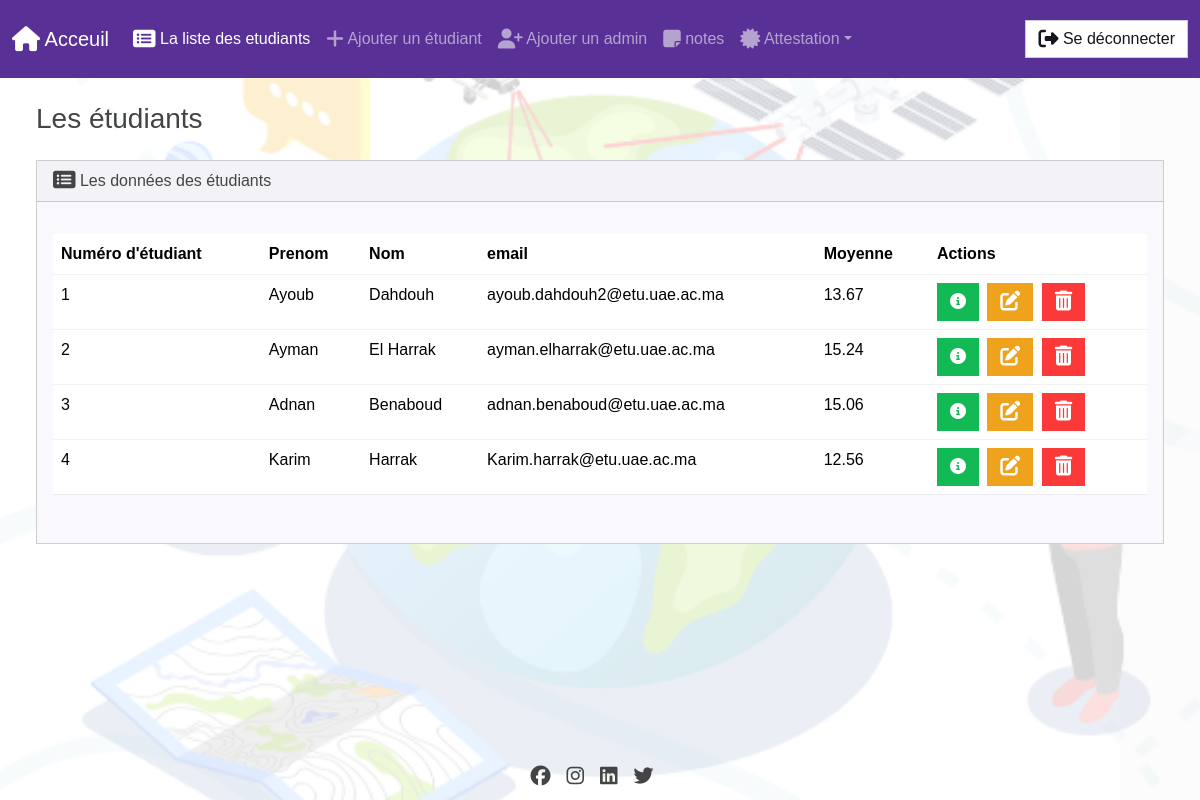
Page /Index/ on the earlier database version.
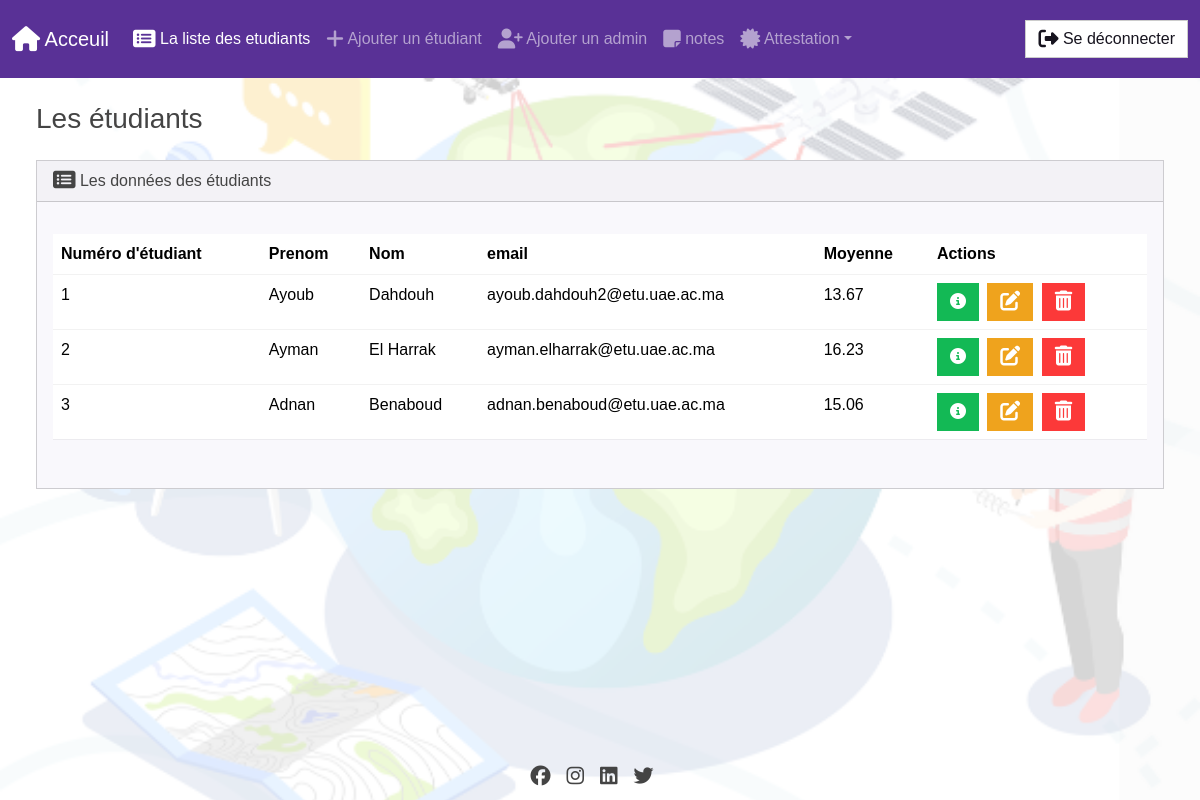
Same page on the later database version.
### myapp/models.py (models this page shows, shortened)
class Student(models.Model):
  student_number = models.PositiveIntegerField()
  Prenom = models.CharField(max_length=50)
  Nom = models.CharField(max_length=50)
  email = models.EmailField(max_length=100)
  Moyenne = models.FloatField()

### myapp/views.py (the view)
# urls.py: path('Index/', views.Index, name='Index'),
def Index(request):
  return render(request, 'Index.html', {
    'students': Student.objects.all()
  })

### myapp/templates/Index.html (shortened to what this page needs)
{% extends "base.html" %}
{% block body %}
        <h3 class="m-4">Les étudiants</h3>
        <div class="row">
          <div clas="col-31">
            {% if students %}
            <div class="card bg-light ms-4 me-4 mb-4">
              <div class="card-header">
                <i class="fa-solid fa-rectangle-list fa-lg"></i> Les données des étudiants
              </div>
              <div class="card-body">
                <p class="card-text">
                  <div class="table-responsive">
                    <table class="table table-hover">
                      <thead>
                        <tr>
                          <th scope="col">Numéro d'étudiant</th>
                          <th scope="col"> Prenom</th>
                          <th scope="col">Nom</th>
                          <th scope="col">email</th>
                          <th scope="col">Moyenne</th>
                          <th scope="col">Actions</th>
                        </tr>
                      </thead>
                      <tbody>
                        {% for student in students%}
                        <tr>
                          <td>{{student.student_number}}</td>
                          <td>{{student.Prenom}}</td>
                          <td>{{student.Nom}}</td>
                          <td>{{student.email}}</td>
                          <td>{{student.Moyenne}}</td>
                          <td>
                            <button type="button" class="btn btn-success me-1" href="{% url 'view_student' student.id %}" data-bs-toggle="modal" data-bs-target="#myModal{{student.id}}">
                              <i class="fa-solid fa-circle-info"></i>                            </button>
                            <a class="btn btn-warning me-1" href="{% url 'edit' student.id %}">
                              <i class="fa-solid fa-pen-to-square fa-lg"></i>
                            </a>
                            <button type="button" class="btn btn-danger" data-bs-toggle="modal" data-bs-target="#delete{{student.id}}">
                              <i class="fa-solid fa-trash-can fa-lg"></i>
                            </button>
                          </td>
                         {% endfor %}
                      </tbody>
                    </table>
                  </div>
                </p>
              </div>
            </div>
            {% else%}
            <h5 class="alert alert-primary ms-4 me-4">
              Cet étudiant n'existe pas
            </h5>
            {% endif %}
          </div>
        </div>
        {% endblock %}

### myapp/templates/base.html (shortened to what this page needs)
{% load static %}
<!DOCTYPE html>
<html lang="en">
  <head>
    <link
      rel="stylesheet"
      href="https://cdnjs.cloudflare.com/ajax/libs/font-awesome/6.5.1/css/all.min.css"
    />
    <link href="{% static 'css/bootstrap.min.css' %}" rel="stylesheet" />
    <link rel="stylesheet" href="{% static 'css/style.css' %}" />
  </head>
  <body class="d-flex flex-column min-vh-100">
    <nav class="navbar navbar-expand-lg bg-primary" data-bs-theme="dark">
      <div class="container-fluid">
        <a class="navbar-brand" href="{% url 'base' %}">
          <i class="fa-solid fa-house fa-lg"></i> Acceuil
        </a>
        <div class="collapse navbar-collapse" id="navbarColor01">
          <ul class="navbar-nav me-auto">
            <li class="nav-item">
              <a class="nav-link active" href="{% url 'Index' %}">
                <i class="fa-solid fa-rectangle-list fa-lg"></i> La liste des
                etudiants
              </a>
            </li>
            <li class="nav-item">
              <a class="nav-link" href="{% url 'add' %}">
                <i class="fa-solid fa-plus fa-lg"></i> Ajouter un étudiant
              </a>
            </li>
            <li class="nav-item">
              <a class="nav-link" href="{% url 'addUser' %}">
                <i class="fa-solid fa-user-plus fa-lg"></i> Ajouter un admin
              </a>
            </li>
            <li class="nav-item">
              <a class="nav-link" href="{% url 'Notes'%}">
                <i class="fa-solid fa-note-sticky fa-lg"></i> notes
              </a>
            </li>
            <li class="nav-item dropdown">
              <a
                class="nav-link dropdown-toggle"
                data-bs-toggle="dropdown"
                href="#"
                role="button"
                aria-haspopup="true"
                aria-expanded="false"
                >
                <i class="fa-solid fa-certificate fa-lg "></i> Attestation</a
              >
            </li>
          </ul>
          <button
            type="button"
            class="btn btn-secondary my-2 my-sm-0"
            data-bs-toggle="modal"
            data-bs-target="#logoutConfirmation"
          >
            <i class="fa-solid fa-right-from-bracket fa-lg"></i> Se déconnecter
          </button>
        </div>
      </div>
    </nav>
    <div class="container-fluid">{% block body %} {% endblock %}</div>
    <footer class="mt-auto mb-4">
      <div class="d-flex justify-content-center align-items-center text-center">
        <i class="fa-brands fa-facebook fa-lg me-3"></i>
        <i class="fa-brands fa-instagram fa-lg me-3"></i>
        <i class="fa-brands fa-linkedin fa-lg me-3"></i>
        <i class="fa-brands fa-twitter fa-lg me-3"></i>
      </div>
    </footer>
  </body>
</html>

### myapp/static/css/style.css (style rules this page uses)
body { margin: 0; padding: 0; height: 100vh; overflow: hidden; font-family: "Noto Sans TC", sans-serif; background-image: url("/static/image.png"); background-size: cover; background-position: center; background-repeat: no-repeat; position: relative; height: 100vh; }
body::before { content: ""; background: rgba( 255, 255, 255, 0.8 ); position: absolute; top: 0; left: 0; right: 0; bottom: 0; z-index: -1; }

Differences in the rows shown:
removed Student: student_number "4", Prenom "Karim", Nom "Harrak", email "Karim.harrak@etu.uae.ac.ma", Moyenne "12.56"
changed Student "Ayman": Moyenne "15.24" → "16.23"
